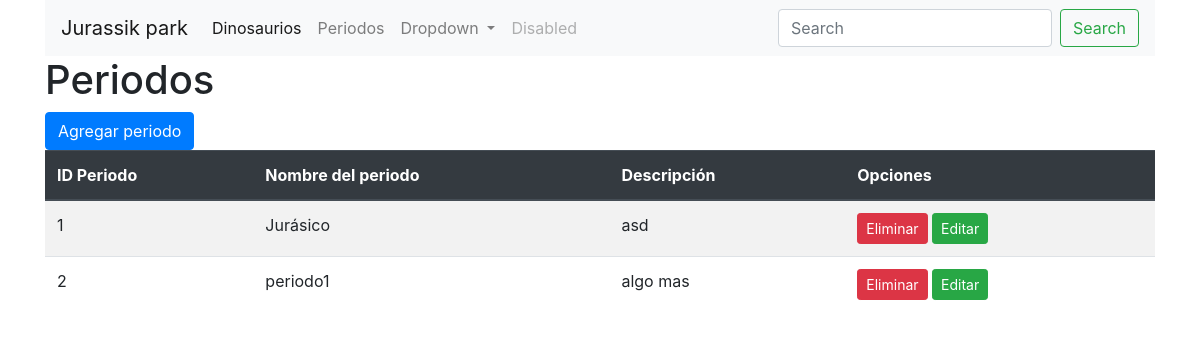
The app's page /periodo/ with its own data.
### dinosaurios/models.py (models this page shows, shortened)
class Periodo(models.Model):
    nombre = models.CharField(max_length=100)
    descripcion = models.TextField("Descripción", null=True, blank=True)

### dinosaurios/views.py (the view)
# urls.py: path('',views.lista_periodo, name='lista_periodo'),
def lista_periodo(request):
    periodos = Periodo.objects.all()
    nombre = "T-REX"
    context = {'periodos':periodos, 'nombre':nombre}
    return render(request, 'periodos.html',context)

### dinosaurios/templates/periodos.html (shortened to what this page needs)
{% extends 'base.html' %}
{% block contenido %}
    <h1>Periodos</h1>
    <a href="{% url "agregar_periodo" %}" class="btn btn-primary">Agregar periodo</a>
    <table class="table table-striped">
        <thead class="thead-dark">
            <th>ID Periodo</th>
            <th>Nombre del periodo</th>
            <th>Descripción</th>
            <th>Opciones</th>
        </thead>
        <tbody>
            {% for periodo in periodos %}
                <tr>
                    <td>{{periodo.id}}</td>
                    <td>{{periodo.nombre}}</td>
                    <td>{{periodo.descripcion}}</td>
                    <td>
                        <a href="{% url "eliminar_periodo" periodo.id %}" class="btn btn-danger btn-sm">Eliminar</a>
                        <a href="{% url "editar_periodo" periodo.id %}" class="btn btn-success btn-sm">Editar</a>
                    </td>
                </tr>
            {% endfor %}
        </tbody>
    </table>
{% endblock contenido %}

### records on screen
Periodo: id "1", nombre "Jurásico", descripcion "asd"
Periodo: id "2", nombre "periodo1", descripcion "algo mas"
